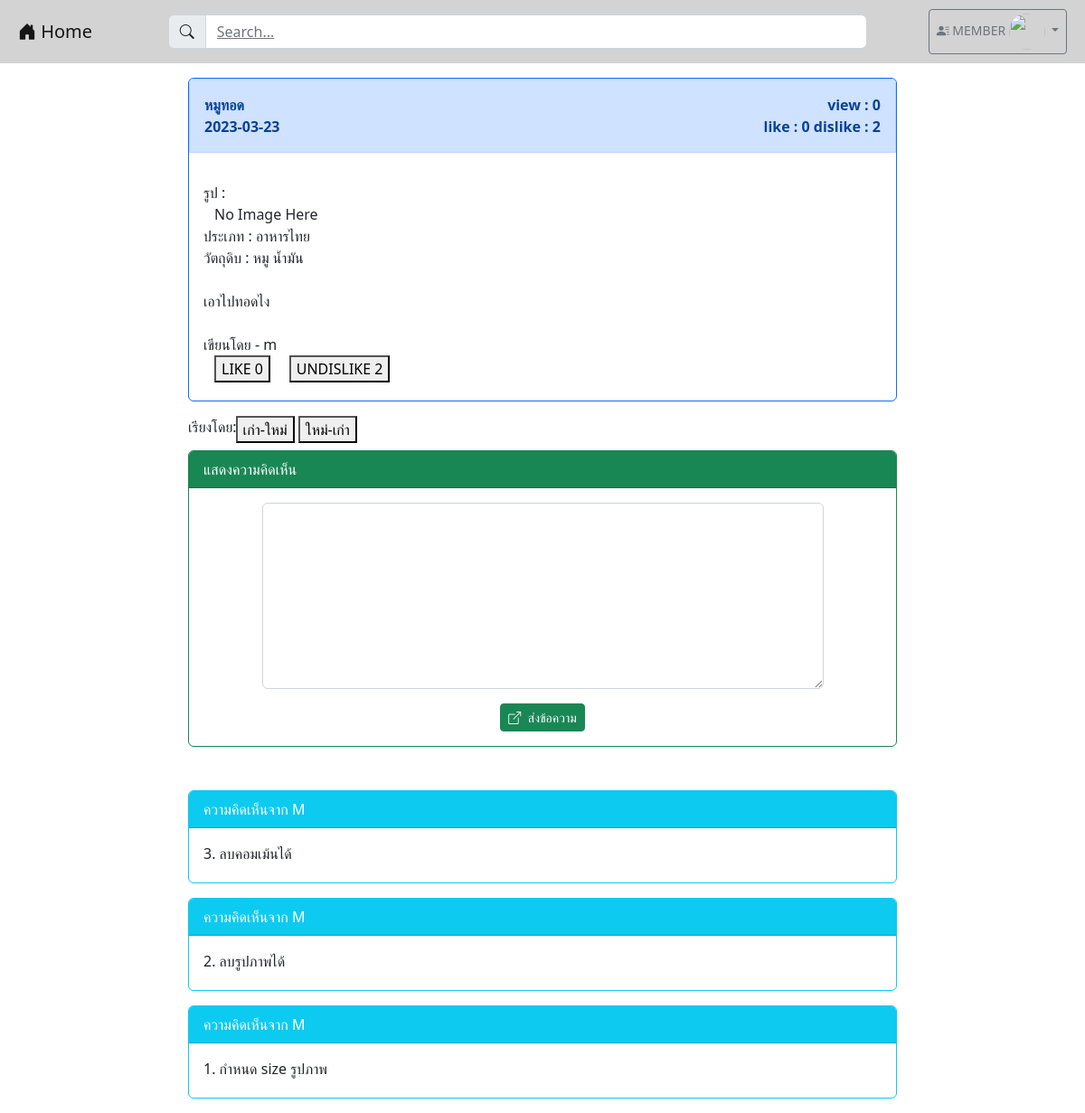
The app's page /post.php?id=97 (signed in) with its own data.
### tables this page shows
CREATE TABLE `post` (
  `post_id` int(100) NOT NULL,
  `user_id` int(100) NOT NULL,
  `category_id` int(100) NOT NULL,
  `post_title` varchar(1000) NOT NULL,
  `post_ingredient` varchar(2024) NOT NULL,
  `post_content` varchar(2048) NOT NULL,
  `post_picture` longblob NOT NULL,
  `post_date` date NOT NULL,
  `post_like` int(100) NOT NULL,
  `post_dislike` int(100) NOT NULL,
  `post_view` int(100) NOT NULL
);

CREATE TABLE `category` (
  `category_id` int(100) NOT NULL,
  `category_tag` varchar(64) NOT NULL
);

CREATE TABLE `user` (
  `user_id` int(100) NOT NULL,
  `user_username` varchar(64) NOT NULL,
  `user_password` varchar(64) NOT NULL,
  `user_name` varchar(64) NOT NULL,
  `user_email` varchar(64) NOT NULL,
  `user_role` varchar(1) NOT NULL,
  `user_fname` varchar(100) NOT NULL,
  `user_lname` varchar(100) NOT NULL,
  `user_phone` int(10) NOT NULL,
  `user_exp` varchar(255) NOT NULL,
  `user_des` varchar(255) NOT NULL,
  `user_country` varchar(100) NOT NULL,
  `user_state` varchar(100) NOT NULL,
  `user_pic` longblob NOT NULL
);

CREATE TABLE `comment` (
  `comment_id` int(100) NOT NULL,
  `comment_content` varchar(200) NOT NULL,
  `comment_time` datetime(6) NOT NULL,
  `user_id` int(100) NOT NULL,
  `post_id` int(100) NOT NULL
);

### post.php (the view, shortened to what this page needs)
<!DOCTYPE html>
<html lang="en">
<head>
    <link href="https://cdn.jsdelivr.net/npm/bootstrap@5.2.2/dist/css/bootstrap.min.css" rel="stylesheet"
>
    <link rel="stylesheet" href="https://cdn.jsdelivr.net/npm/bootstrap-icons@1.9.1/font/bootstrap-icons.css">
        <?php
        require 'dbConfig_PDO.php';
        $id = $_GET['id'];
        $data = $conn->query("SELECT p.post_title,u.user_name,p.user_id,u.user_id FROM post p , user u WHERE p.post_id = $id and p.user_id = u.user_id;");
        if ($data !== false) {
            while ($row = $data->fetch()) {
                $post_title = $row['0'];
                $user_id = $row['2'];
                $user_id = $row['3'];
            }
        }
        ?>
</head>
<body>
    <?php
    include "nav.php";
    ?>
    <div class="container-xxl">
        <section class="col-md-8 mx-auto m-3">
            <?php
            isset($_GET['id']) ? $id = $_GET['id'] : header("Location: index.php");
            require 'dbConfig_PDO.php';$conn = new PDO("mysql:host=$server_name;dbname=$database;charset=utf8","$username","$password");
            $conn = new PDO("mysql:host=$server_name;dbname=$database;charset=utf8", "$username", "$password");
            $data = $conn->query("SELECT p.post_id, p.post_title, p.post_date, p.category_id, p.post_ingredient, p.post_content, u.user_username, p.user_id, u.user_id, c.category_tag, c.category_id,
                                        p.post_like, p.post_dislike, p.post_view
                                    FROM post p , user u , category c
                                    WHERE p.post_id = $id and p.category_id = c.category_id and u.user_id = p.user_id");
            if ($data !== false) {
                while ($row = $data->fetch()) {
                    $post_id = $row[0];
                    $post_title = $row[1];
                    $post_date = $row[2];
                    $post_ingredient = $row[4];
                    $post_content = $row[5];
                    $user_username = $row[6];
                    $user_id = $row[7];
                    $category_tag = $row[9];
                    $post_like = $row[11];
                    $post_dislike = $row[12];
                    $post_view = $row[13];
                }
            }
            ?>
            <div class="card text-dark bg-white border-primary mb-3">
                <div class="card-header alert alert-primary">
                    <strong>
                        <?php
                        echo "<div class = 'd-flex justify-content-between'>
                            <div> $post_title </div>
                            <div style='text-align:right'> view : $post_view </div>
                            </div>";
                        echo "<div class = 'd-flex justify-content-between'>
                            <div> $post_date </div>
                            <div style='text-align:right'> like : $post_like  dislike : $post_dislike </div>
                            </div>";
                        ?>
                    </strong>
                </div>
                <div class="card-body pb-1">
                    <div class="container row mb-3 justify-content-between">
                        <?php
                        echo "รูป :";
                        require_once 'dbConfig_SQLi.php';
                        $result = $db->query("SELECT image FROM images_post WHERE post_id = $id");
                        ?>
                        <?php
                        if ($result->num_rows > 0) { ?>
                            <div class="gallery">
                                <?php while ($row = $result->fetch_assoc()) { ?>
                                    <img
                                        width='500' height='500' />
                                    <?php if (isset($_SESSION['user_id']) && !empty($_SESSION['user_id']) && $user_id == $_SESSION['user_id']) { ?>
                                        <form action="deleteimages.php" method="post" enctype="multipart/form-data">
                                            <input type="hidden" name="id" value="<?= $id; ?>">
                                            <input type="submit" name="photo" value="deleted photo">
                                        </form>
                                    <?php } ?>
                                <?php } ?>
                            </div>
                        <?php } else { ?>
                                <label>No Image Here</label>
                        <?php }
                        echo "ประเภท : $category_tag <BR>";
                        echo "วัตถุดิบ : $post_ingredient <BR><BR>";
                        echo "$post_content <BR><BR>";
                        echo "เขียนโดย - $user_username <BR>";
                        ?>
                        <?php
                        $conn = new PDO("mysql:host=$server_name;dbname=$database;charset=utf8", "$username", "$password");
                        if (isset($_SESSION['user_id']) && !empty($_SESSION['user_id'])) {
                            $session_user_id = $_SESSION['user_id'];
                            $rating_info = $conn->query("SELECT * FROM rating_post WHERE user_id = $session_user_id AND post_id = $post_id");
                        } else {
                            $rating_info = $conn->query("SELECT * FROM rating_post WHERE post_id = $post_id");
                        }
                        $rating_uid = 0;
                        $rating_status = 0;
                        if ($rating_info != false) {
                            while ($rating = $rating_info->fetch()) {
                                $rating_uid = $rating['user_id'];
                                $rating_status = $rating['rating'];
                            }
                        }
                        if (isset($_SESSION['user_id']) && !empty($_SESSION['user_id'])) { ?>
                            <form action="test_area.php" name="" method="post">
                                <?php if (($_SESSION['user_id'] == $rating_uid || $rating_uid == '0') && $rating_status != '1') { ?>
                                    <button type="submit" name="rating" class="button" value="1">LIKE
                                        <?php echo $post_like ?>
                                    </button>
                                <?php } else { ?>
                                    <button type="submit" name="rating" class="button" value="2">UNLIKE
                                        <?php echo $post_like ?>
                                    </button>
                                <?php } ?>
                                <?php if (($_SESSION['user_id'] == $rating_uid || $rating_uid == '0') && $rating_status != '-1') { ?>
                                    <button type="submit" name="rating" class="button" value="-1">DISLIKE
                                        <?php echo $post_dislike ?>
                                    </button>
                                <?php } else { ?>
                                    <button type="submit" name="rating" class="button" value="-2">UNDISLIKE
                                        <?php echo $post_dislike ?>
                                    </button>
                                <?php } ?>
                            </form>
                            <?php } ?>
                    </div>
                </div>
            </div>
            <div class="d-flex pb-2">
                <div class="input-group">
                    <label>เรียงโดย: </label>
                    <form name="" method="post">
                        <button type="submit" name="sort" class="button" value="1">เก่า-ใหม่</button>
                        <button type="submit" name="sort" class="button" value="0">ใหม่-เก่า</button>
                    </form>
                </div>
            </div>
            <?php
            if (isset($_SESSION["id"])) {
                ?>
                <div class="card text-dark bg-white border-success">
                    <div class="card-header bg-success text-white">แสดงความคิดเห็น</div>
                    <div class="card-body">
                        <form action="post_save.php" method="post">
                            <div class="row mb-3 justify-content-center">
                                <div class="col-lg-10">
                                    <textarea name="comment" class="form-control" rows="8" required></textarea>
                                </div>
                            </div>
                            <div class="row">
                                <div class="col-lg-12">
                                    <center>
                                        <button type="submit" class="btn btn-success btn-sm text-white">
                                            <i class="bi bi-box-arrow-up-right me-1"></i>
                                            ส่งข้อความ
                                        </button>
                                    </center>
                                </div>
                            </div>
                        </form>
                    </div>
                </div>
                <br><br>
                <?php
            }
            ?>
            <?php
            $conn = new PDO("mysql:host=$server_name;dbname=$database;charset=utf8", "$username", "$password");
            if (isset($_POST['sort']) && !empty($_POST['sort']) && $_POST['sort'] == 1) {
                $comment = $conn->query("SELECT p.post_id, u.user_name, u.user_id, c.comment_content, c.user_id, c.comment_id, c.post_id
                    FROM post p , user u , comment c
                    WHERE p.post_id = c.post_id AND c.user_id = u.user_id AND c.post_id = $id ORDER BY c.comment_id ASC");
            } else {
                $comment = $conn->query("SELECT p.post_id, u.user_name, u.user_id, c.comment_content, c.user_id, c.comment_id, c.post_id
                    FROM post p , user u , comment c
                    WHERE p.post_id = c.post_id AND c.user_id = u.user_id AND c.post_id = $id ORDER BY c.comment_id DESC");
            }
            if ($comment !== false) {
                while ($comm = $comment->fetch()) {
                    $user_name = $comm['1'];
                    $comment_content = $comm['3'];
                    ?>
                    <div class="card text-dark bg-white border-info mb-3">
                        <div class="card-header bg-info text-white">
                            <?php echo "ความคิดเห็นจาก " . $user_name;
                            ?>
                        </div>
                        <div class="card-body pb-1">
                            <div class="container row mb-3 justify-content-between">
                                <?php
                                echo $comment_content;
                                ?>
                            </div>
                        </div>
                    </div>
                    <?php
                }
            }
            ?>
        </section>
    </div>
</body>
</html>

### records on screen
post: post_title "หมูทอด", post_view "0", post_date "2023-03-23", post_like "0", post_dislike "2", category.category_tag "อาหารไทย", post_ingredient "หมู น้ำมัน", post_content "เอาไปทอดไง", user.user_username "m"
comment: user.user_name "M", comment_content "3. ลบคอมเม้นได้"
comment: user.user_name "M", comment_content "2. ลบรูปภาพได้"
comment: user.user_name "M", comment_content "1. กำหนด size รูปภาพ"

### other values on screen
$_SESSION['username'] "MEMBER"
